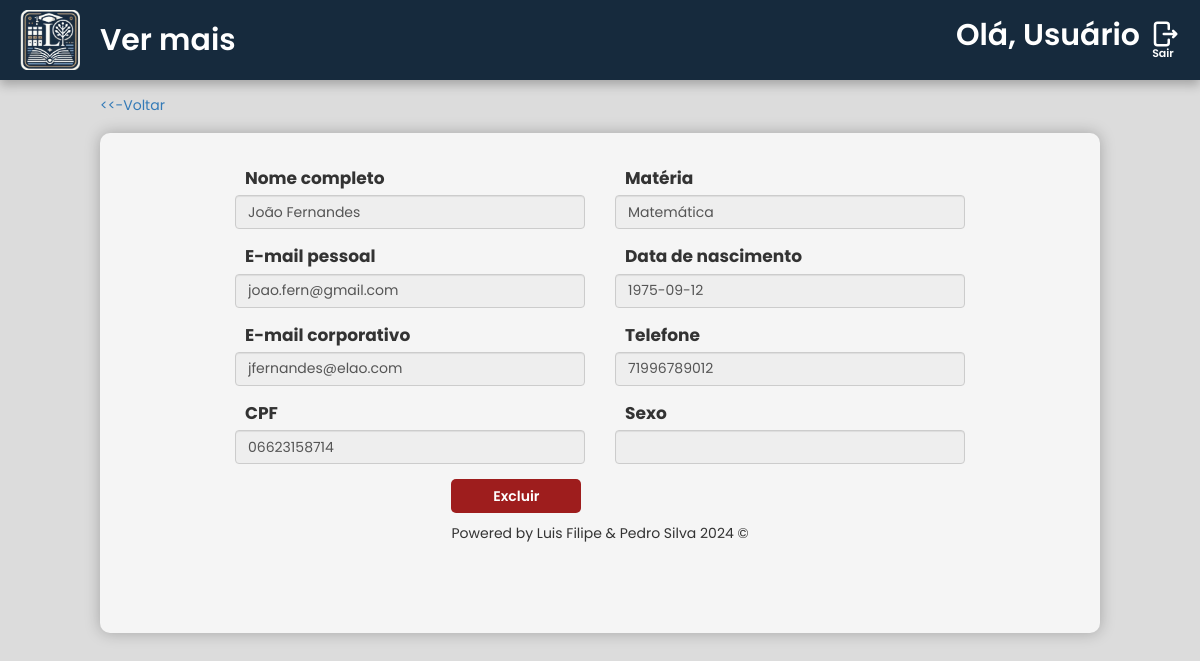
The page /src/diretoria/visualizar-professores/detalhes.php?id_professor=1 on the database its author committed.
### tables this page shows
create table
		professores (
			id_professor int auto_increment primary key,
			nome_professor varchar(200) not null,
			materia varchar(50) not null,
			email_pess_professor VARCHAR(255) UNIQUE NOT NULL,
			email_corp_professor VARCHAR(255) UNIQUE NOT NULL,
			telefone_professor VARCHAR(11) NOT NULL,
			cpf_professor varchar(11) not null unique,
			nascimento_professor date not null,
			sexo_professor VARCHAR(3) not null,
			senha_professor varchar(25) not null,
			data_cadastro DATETIME DEFAULT CURRENT_TIMESTAMP
		);

### src/diretoria/visualizar-professores/detalhes.php (the view, shortened to what this page needs)
<?php
require '../../scripts/conn.php';
$id_prof = $_GET['id_professor'];
$sql = $pdo->prepare("SELECT * FROM professores WHERE id_professor = :id_professor");
$sql->bindValue(':id_professor', $id_prof);
$sql->execute();
if ($sql->rowCount() == 1) {
    $usuario = $sql->fetch(PDO::FETCH_BOTH);
    $nome_professor = $usuario['nome_professor'];
    $materia = $usuario['materia'];
    $email_pess_professor = $usuario['email_pess_professor'];
    $email_corp_professor = $usuario['email_corp_professor'];
    $telefone_professor = $usuario['telefone_professor'];
    $cpf_professor = $usuario['cpf_professor'];
    $nascimento_professor = $usuario['nascimento_professor'];
    $sexo_professor = $usuario['sexo_professor'];
}
?>
<!DOCTYPE html>
<html lang="pt-br">
<head>
    <link rel="stylesheet" href="https://maxcdn.bootstrapcdn.com/bootstrap/3.3.7/css/bootstrap.min.css"
>
    <link rel="stylesheet" href="style.css">
</head>
<body>
    <header>
        <img src="../../../assets/images/LogoEscolaSemFundo.png" alt="Logo da Clinica" class="LogoClinica">Ver mais
        <div class="areauser">
            <p class="nomeuser">Olá, <?php echo isset($_SESSION['session_nome']) ? explode(' ', $_SESSION['session_nome'])[0] : 'Usuário'; ?></p>
            <a href="../../scripts/sair.php"><img src="../../../assets/images/logout-svgrepo-com.svg" alt="Sair" class="logouticon">
                <p class="txtsair">Sair</p>
            </a>
        </div>
    </header>
    <div class="opcvoltar"><a href="index.php"><<-Voltar </a></div>
    <div class="container">
        <form class="form-cad" id="form-cad" action="../backend/excluir-professor.php" method="POST">
            <div class="coluna">
                <div class="form-group">
                    <label for="exampleInputNome1">Nome completo</label>
                    <input type="text" class="form-control" name="nome" id="nome" placeholder="Insira seu nome completo" value="<?php echo ($nome_professor) ?>" disabled>
                </div>
                <div class="form-group">
                    <label for="exampleInputNome1">E-mail pessoal</label>
                    <input type="text" class="form-control" name="email-pessoal" id="email-pessoal" placeholder="Insira seu e-mail" value="<?php echo ($email_pess_professor) ?>" disabled>
                </div>
                <div class="form-group">
                    <label for="exampleInputNome1">E-mail corporativo</label>
                    <input type="text" class="form-control" name="email-pessoal" id="email-pessoal" placeholder="Insira seu e-mail" value="<?php echo ($email_corp_professor) ?>" disabled>
                </div>
                <div class="form-group">
                    <label for="exampleInputEmail1">CPF</label>
                    <input type="text" class="form-control" name="cpf" id="cpf" placeholder="Insira seu CPF" value="<?php echo ($cpf_professor) ?>" disabled>
                </div>
            </div>
            <div class="coluna">
                <div class="form-group">
                    <label for="exampleInputEmail1">Matéria</label>
                    <input class="form-control" name="materia" id="materia" value="<?php echo ($materia) ?>" disabled>
                </div>
                <div class="form-group">
                    <label for="exampleInputEmail1">Data de nascimento</label>
                    <input type="text" class="form-control" name="data-nascimento" id="exampleInputEmail1" value="<?php echo ($nascimento_professor) ?>" disabled>
                </div>
                <div class="form-group">
                    <label for="exampleInputEmail1">Telefone</label>
                    <input type="text" class="form-control" name="telefone" value="<?php echo ($telefone_professor) ?>" disabled>
                </div>
                <div class="form-group">
                    <label for="exampleInputPassword1">Sexo</label>
                    <input class="form-control" name="sexo" id="sexo" value="<?php echo ($sexo_professor) ?>" disabled>
                </div>
            </div>
        </form>
        <form action="../backend/excluir-professor.php" ethod="POST" class="excluir-professor" id="excluir-professor">
            <button type="submit" class="btnExcluir" id="#btn-excluir">Excluir</button>
            <p class="creds" style="margin-top: 1rem;">Powered by Luis Filipe & Pedro Silva 2024 ©</p>
        </form>
    </div>
</body>
</html>

### src/diretoria/visualizar-professores/style.css (style rules this page uses)
* { font-family: "Poppins", sans-serif; margin: 0px; padding: 0px; }
body { background-color: gainsboro; }
header { background-color: #162a3d; display: flex; align-items: center; color: white; font-size: 30px; font-weight: 600; text-align: center; margin-bottom: -0.5rem; box-shadow: 0px 5px 10px rgba(0, 0, 0, 0.25); }
.opcvoltar { margin-top: 2rem; margin-left: 10rem; }
.LogoClinica { width: 60px; margin-left: 2rem; margin-top: 1rem; margin-bottom: 1rem; margin-right: 2rem; }
.areauser { position: absolute; right: 2rem; display: flex; align-items: center; gap: 10px; }
.logouticon { height: 30px; }
a { margin-top: 0.3rem; text-decoration: none; }
.txtsair { text-decoration: none; font-size: 11px; margin-top: -0.8rem; margin-left: -0.4rem; color: white; }
.container { margin-bottom: 5rem; align-items: center; justify-items: center; margin-top: 1.5%; max-width: 100rem; min-width: 25rem; max-height: 100rem; min-height: 50rem; background-color: whitesmoke; box-shadow: 0px 0px 15px rgba(0, 0, 0, 0.25); border-radius: 10px; padding: 2.3rem; }
.btnExcluir { min-width: 13rem; background-color: #9e1d1d; font-weight: 600; padding: 0.7rem; border-radius: 5px; border: none; transition: 300ms; color: white; text-align: center; }
.form-cad { margin-top: 1rem; display: flex; flex-direction: row; gap: 3rem; }
.form-group label { font-size: 17px; margin-left: 1rem; }
input { max-width: 35rem; min-width: 35rem; }

### rows shown on the page
professores: nome "João Fernandes", email-pessoal "joao.fern@gmail.com", email-pessoal "jfernandes@elao.com", cpf "06623158714", materia "Matemática", data-nascimento "1975-09-12", telefone "71996789012"
